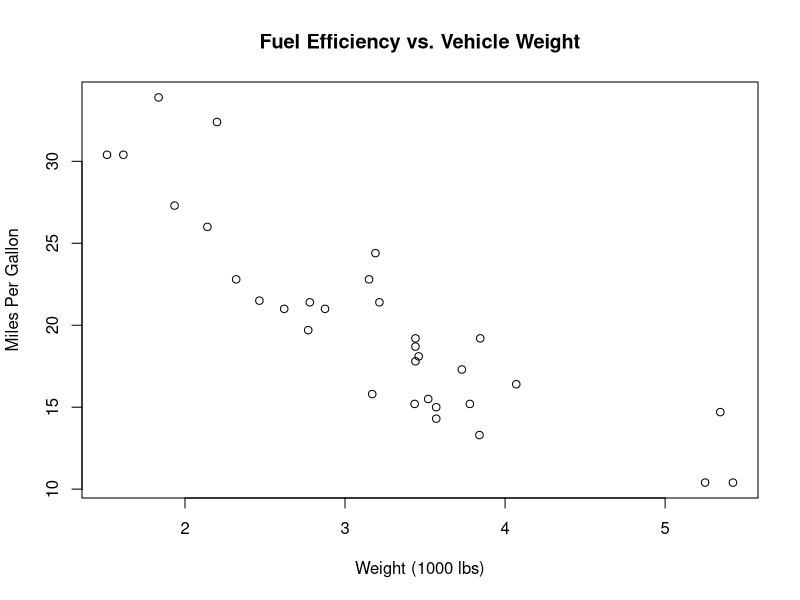

Source code (R):
## ---- chunk 1
knitr::opts_chunk$set(echo = TRUE)
## ---- chunk 2
data(mtcars)
## ---- chunk 3
summary(mtcars)
## ---- chunk 4
plot(
mtcars$wt, mtcars$mpg,
xlab = "Weight (1000 lbs)",
ylab = "Miles Per Gallon",
main = "Fuel Efficiency vs. Vehicle Weight"
)
